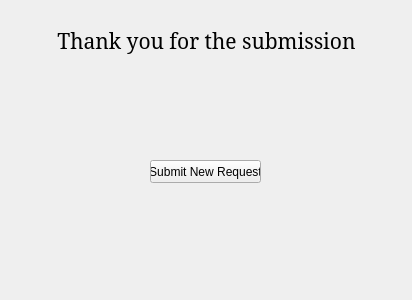
<?xml version="1.0" encoding="UTF-8"?>
<ui version="4.0">
 <class>Form</class>
 <widget class="QWidget" name="Form">
  <property name="geometry">
   <rect>
    <x>0</x>
    <y>0</y>
    <width>412</width>
    <height>300</height>
   </rect>
  </property>
  <property name="windowTitle">
   <string>Form</string>
  </property>
  <widget class="QLabel" name="label">
   <property name="geometry">
    <rect>
     <x>16</x>
     <y>10</y>
     <width>381</width>
     <height>61</height>
    </rect>
   </property>
   <property name="font">
    <font>
     <family>MS Serif</family>
     <pointsize>16</pointsize>
    </font>
   </property>
   <property name="text">
    <string>Thank you for the submission</string>
   </property>
   <property name="alignment">
    <set>Qt::AlignCenter</set>
   </property>
  </widget>
  <widget class="QPushButton" name="pushButton">
   <property name="geometry">
    <rect>
     <x>150</x>
     <y>160</y>
     <width>111</width>
     <height>23</height>
    </rect>
   </property>
   <property name="text">
    <string>Submit New Request</string>
   </property>
  </widget>
 </widget>
 <resources/>
 <connections/>
</ui>
